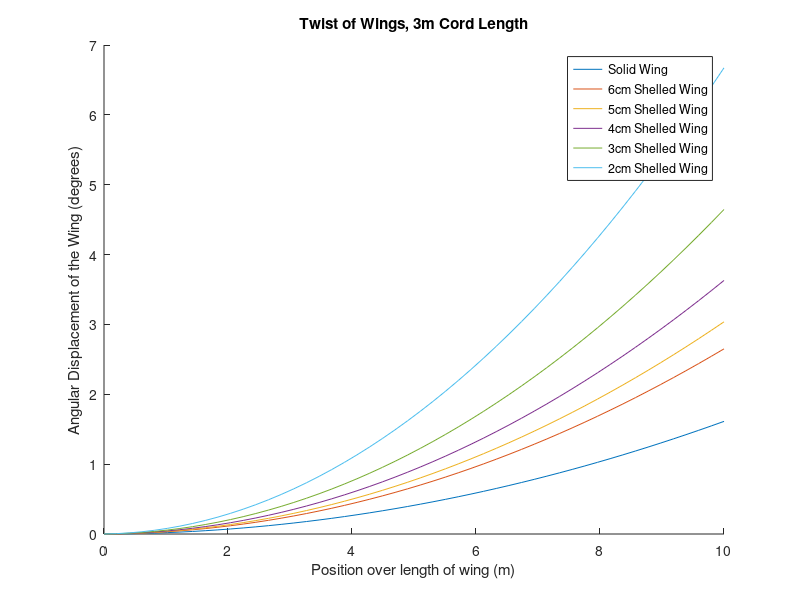
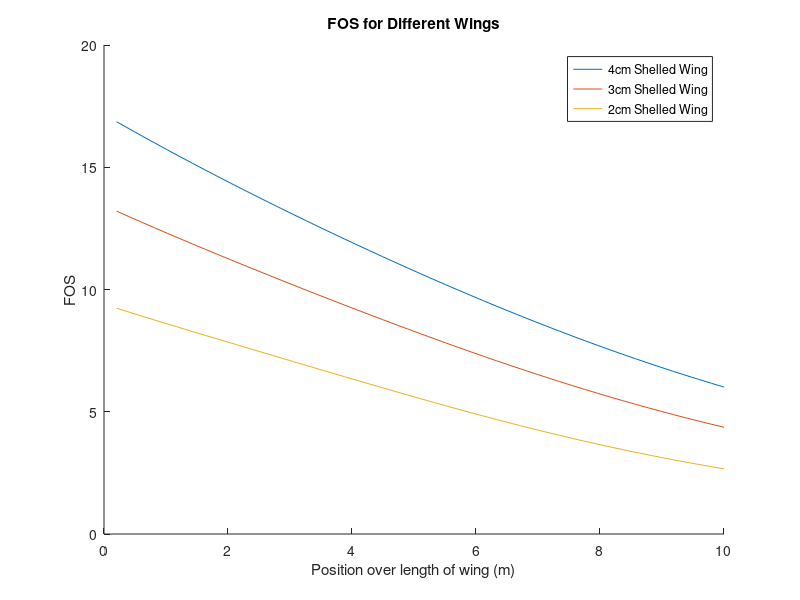

These figures' MATLAB source, in order:
% MechSolids Airfoil Project
% Lindsey Andrade, Ambika Goel, Caleb Kissel

function airfoil()
close all
% c = 1; %cord length meters

% Constants 
rho =  1.225; % density of air kg/m3
V = 245; % airspeed m/s
%A = 20.4124; % cross section of the wing (for lift)
G = 24e9; %N/m^2 
%J = 0.0046;
%L = 10; % length of wing (m)
%Izz =  0.0046;
E = 68.9e9; 

alpha_initial = 0.1; %initial angle of attack in radians

% % solid wing
% [X1, T1, Phi1, PhiTotal1, LiftForce1, disp1, FOS1] = calculation(20.4124, 0.0046, 0.0046, 0, 10, 1, 0.4679);
% 
% % 2cm shelled hollow wing
% [X2, T2, Phi2, PhiTotal2, LiftForce2, disp2, FOS2] = calculation(20.4124, 0.0028, 0.0028, 0, 10, 1, 0.4679); 
% 
% % 1cm shelled hollow wing
% [X3, T3, Phi3, PhiTotal3, LiftForce3, disp3, FOS3] = calculation(20.4123, 0.0016, 0.0016, 0, 10, 1, 0.4679);

% 6cm shelled 3m cord
[X4, T4, Phi4, PhiTotal4, LiftForce4, disp4, FOS4] = calculation(61.2347, 0.2275, 0.2275, 0.2234, 10, 3, 1.4598);

% 3m cord, solid wing
[X5, T5, Phi5, PhiTotal5, LiftForce5, disp5, FOS5] = calculation(61.2347, 0.3731, 0.3731,  0.3676, 10, 3, 1.4598);

% 5cm shelled 3m cord
[X6, T6, Phi6, PhiTotal6, LiftForce6, disp6, FOS6] = calculation(61.2347, 0.1987,  0.1987, 0.1950, 10, 3, 1.4598);

% 4cm shelled 3m cord
[X7, T7, Phi7, PhiTotal7, LiftForce7, disp7, FOS7] = calculation(61.2347, 0.1665,  0.1665, 0.1634, 10, 3, 1.4598);

% 3cm shelled 3m cord
[X8, T8, Phi8, PhiTotal8, LiftForce8, disp8, FOS8] = calculation(61.2347, 0.1304,  0.1304, 0.1279, 10, 3, 1.4598);

% 2cm shelled 3m cord
[X9, T9, Phi9, PhiTotal9, LiftForce9, disp9, FOS9] = calculation(61.2347, 0.0912,  0.0912, 0.0894, 10, 3, 1.4598);

% figure
% hold all
% plot(X1, disp1)
% plot(X2, disp2)
% plot(X3, disp3)
% title('Displacement from Bending of Wings')
% legend('Solid Wing', '2cm Shelled Wing', '1cm Shelled Wing', 'Location', 'Best')
% xlabel('Position over length of wing (m)')
% ylabel('Linear Displacement of the Wing (m)')
% 
% figure
% hold all
% plot(X1, PhiTotal1*180/pi)
% plot(X2, PhiTotal2*180/pi)
% plot(X3, PhiTotal3*180/pi)
% title('Twist of Wings, 1m Cord Length') 
% legend('Solid Wing','2cm Shelled Wing','1cm Shelled Wing', 'Location', 'Best')
% xlabel('Position over length of wing (m)')
% ylabel('Angular Displacement of the Wing (degrees)')
% 
figure 
hold all
plot(X5, PhiTotal5*180/pi)
plot(X4, PhiTotal4*180/pi)
plot(X6, PhiTotal6*180/pi)
plot(X7, PhiTotal7*180/pi)
plot(X8, PhiTotal8*180/pi)
plot(X9, PhiTotal9*180/pi)
title('Twist of Wings, 3m Cord Length') 
legend( 'Solid Wing', '6cm Shelled Wing','5cm Shelled Wing', '4cm Shelled Wing', '3cm Shelled Wing', '2cm Shelled Wing', 'Location', 'Best')
xlabel('Position over length of wing (m)')
ylabel('Angular Displacement of the Wing (degrees)')

figure
hold all
plot(X7, FOS7)
plot(X8, FOS8)
plot(X9, FOS9)
title('FOS for Different Wings')
legend('4cm Shelled Wing', '3cm Shelled Wing', '2cm Shelled Wing')
xlabel('Position over length of wing (m)')
ylabel('FOS')



    function [X, T, Phi, PhiTotal, LiftForce, disp, FOS] = calculation(A, J, Izz, Ixx, L, cord, centroid)

            LiftConst = (1/2 * rho * V^2 * A); %lift bullshit Lift = 2pi(1/2 * rho * V^2 * A); 
            f = 2*pi; % lift fudge factor
            C = LiftConst * f; %coefficient of lift
            
            d = abs(centroid - cord/4);

            X = linspace(0, L, 50);
            T = zeros(1, length(X));
            Phi = zeros(1, length(X));

            for i = 1 : length(X)
            T(i) = d * C * alpha_initial * exp((d*C*X(i))/(J*G)); 
            Phi(i) = alpha_initial * (exp(d*C*X(i)/(J*G)) - 1); 
            end

            PhiTotal = cumsum(Phi); 
            AngleOfAttack = alpha_initial*ones(1, length(PhiTotal)) + PhiTotal; 

            LiftForce = C * AngleOfAttack;

            % Find bending displacement 
            disp = zeros(1, length(X)); 

            for i = 1 : length(X)
                x = X(i); 
                P = LiftForce(i); 
                disp(i) = P*x^2 / (6*E*Izz) * (3*L - x); 
            end
            
            % Find shear strain over wing due to twisting
            ShearStrain = zeros(1, length(X)); 
            
            for i = 1 : length(X)
                ShearStrain(i) = calculateStrain(cord, centroid, Phi(i), X(i));
            end
         
            % Find shear stress over wing due to twisting
            ShearStress = zeros(1, length(X)); 
            
            for i = 1 : length(X)
                ShearStress(i) = ShearStrain(i) * G;
            end
                ShearStress(1) = 0; 
            
            % Find normal stress due to bending
            y = 0.1795; 
            Sigma = zeros(1, length(X));
            for i = 1 : length(X)
                Mx = LiftForce(i) * X(i);
                Sigma(i) = Mx*y/Ixx;
                % Add up shear stresses to the things
                ShearStress(i) = ShearStress(i) + Sigma(i)/2; 
            end
            
            % Find normal stresses/VonMises/FOS
            VonMises = zeros(1, length(X));
            FOS = zeros(1, length(X));
            for i = 1 : length(X)
                Mat = [Sigma(i), ShearStress(i); ShearStress(i), 0];
                [Vectors, Values] = eig(Mat); 
                sigma1 = Values(1,1); 
                sigma2 = Values(2,2);
                VonMises(i) = sqrt(sigma1^2 + sigma2^2 - sigma1*sigma2); 
                
                yield = 276e6; 
                FOS(i) = yield/VonMises(i); 
            end
    end

    function ShearStrain = calculateStrain(cord, centroid, Phi, L)
           %twisting shearstrain
        x = cord-centroid; 
        
        if x > centroid
            c = x; 
        else
            c = centroid; 
        end
        
        ShearStrain = c*Phi/L; 
    end

    
% plot(X, T)
% title('Torque acting on wing')
% 
% figure
% plot(X, Phi)
% title('Ammount of deflection long wing')
% 
% figure
% plot(X, PhiTotal)
% title('Total Angluar Displacement')
% 
% figure
% plot(X, LiftForce)
% title('Lift Force Over Wing')
% 
% figure
% plot(X, disp)
% title('Bending Displacement')
end
